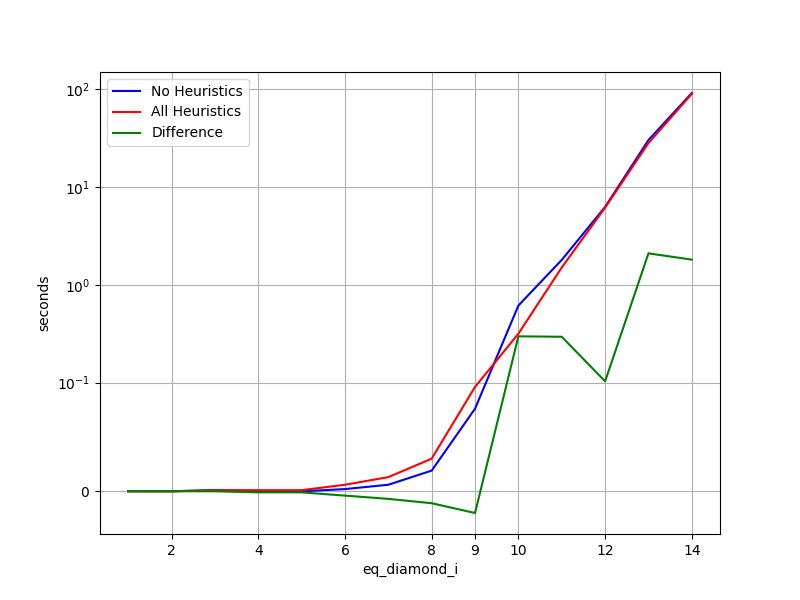

The Python source for this figure:
import matplotlib.pyplot as plt

# Dati per i grafici
eq =     [1, 2, 3, 4, 5, 6, 7, 8, 9, 10, 11, 12, 13, 14]
r =     [0, 0, 0.001, 0.000, 0.000, 0.002, 0.006, 0.019, 0.076, 0.613, 1.795, 6.246, 30.159, 91.297]
ef =    [0, 0, 0.001, 0.001, 0.001, 0.006, 0.013, 0.030, 0.096, 0.316, 1.501, 6.143, 28.065, 89.49]
dif = [r[i] - ef[i] for i in range(len(r))]


plt.figure(figsize=(8, 6))

plt.plot(eq, r, label='No Heuristics', color='blue')

plt.plot(eq, ef, label='All Heuristics', color='red')

plt.plot(eq, dif, label='Difference', color='green')

plt.yscale('symlog', linthresh=0.1)

plt.xlabel('eq_diamond_i')
plt.ylabel('seconds')

plt.xticks([2, 4, 6, 8, 9, 10, 12, 14])

plt.legend()

plt.grid(True)
plt.show()

print("ok")
